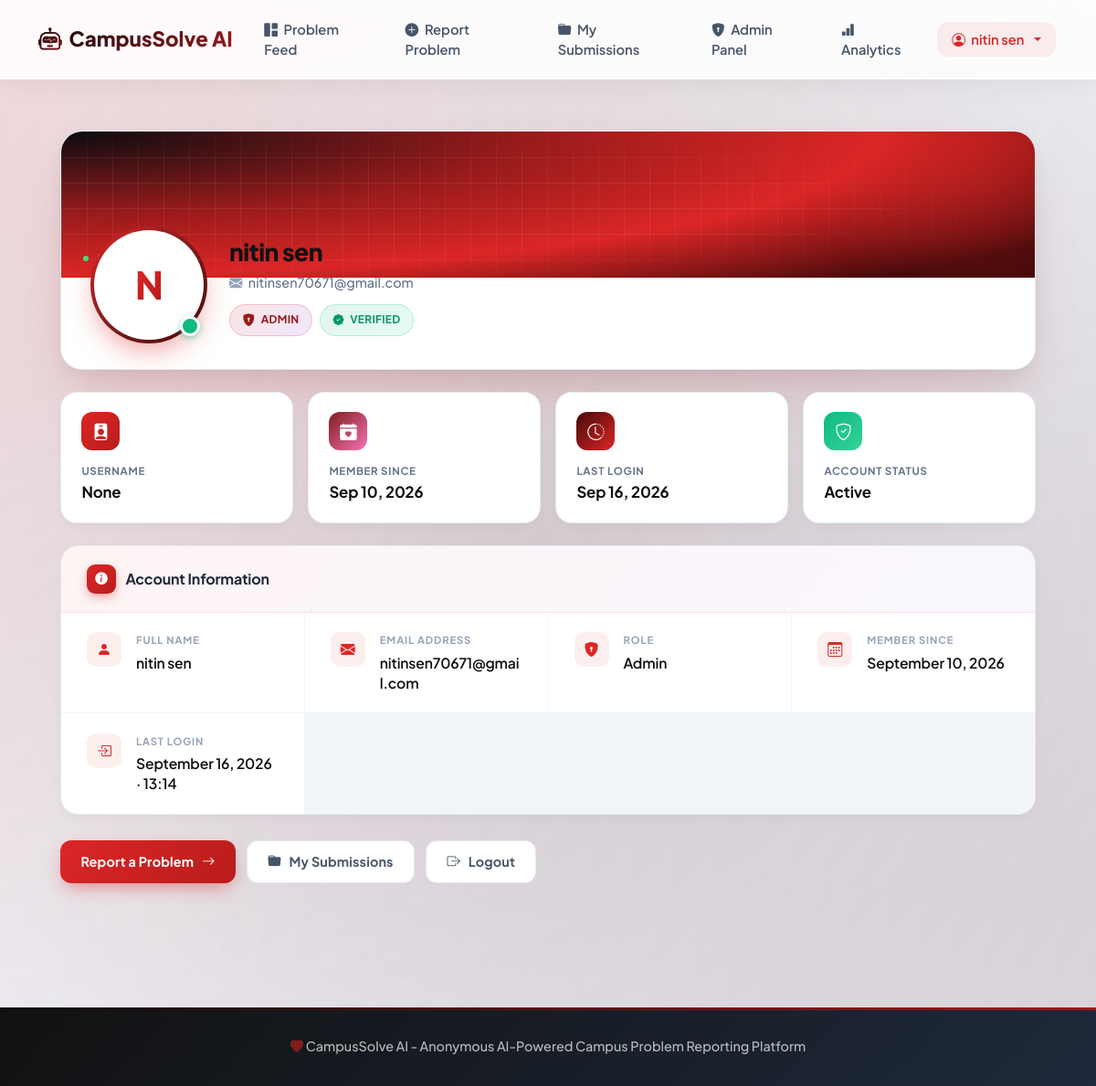
The page /accounts/profile/ (signed in) on the database as committed earlier.
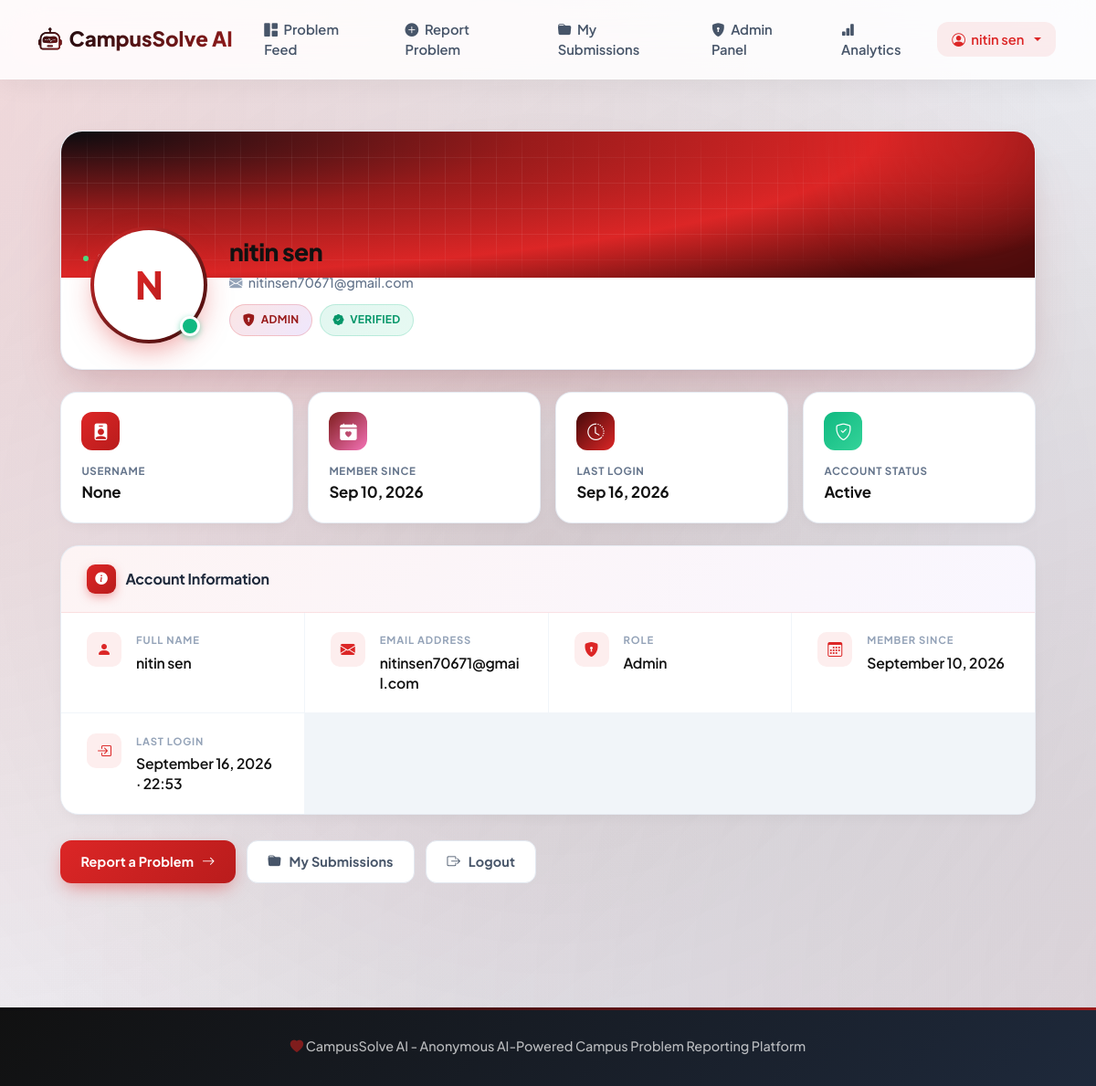
The same page on the database as committed later.
### accounts/models.py (models this page shows, shortened)
class User(AbstractUser):
    ROLE_CHOICES = (
        ('STUDENT', 'Student'),
        ('ADMIN', 'Admin'),
    )
    full_name = models.CharField(max_length=255)
    email = models.EmailField(unique=True)
    username = None
    role = models.CharField(max_length=20, choices=ROLE_CHOICES, default='STUDENT')
    created_at = models.DateTimeField(auto_now_add=True)
    USERNAME_FIELD = 'email'
    REQUIRED_FIELDS = ['full_name']
    objects = UserManager()

### accounts/views.py (the view)
# urls.py: path('profile/', views.profile_view, name='profile'),
@login_required
def profile_view(request):
    return render(request, 'accounts/profile.html')

### templates/accounts/profile.html (shortened to what the changed rows need)
{% extends 'base.html' %}
{% load static %}
{% block content %}
<div class="profile-shell">
    <div class="profile-hero">
        <div class="profile-identity">
            <div class="avatar-wrap">
                <div class="avatar-ring">
                    <div class="avatar-inner">
                        <span class="avatar-initials">
                            {% if user.full_name %}
                                {{ user.full_name|slice:":1"|upper }}
                            {% else %}
                                {{ user.username|slice:":1"|upper }}
                            {% endif %}
                        </span>
                    </div>
                </div>
            </div>
            <div class="identity-text">
                <h1>
                    {% if user.full_name %}{{ user.full_name }}{% else %}{{ user.username }}{% endif %}
                </h1>
                <div class="email-line">
                    <i class="bi bi-envelope-fill"></i>
                    {{ user.email }}
                </div>
                <div class="role-chips">
                    <span class="chip chip-role">
                        <i class="bi bi-{% if user.role == 'ADMIN' %}shield-lock-fill{% elif user.role == 'STAFF' %}person-badge-fill{% else %}person-fill{% endif %}"></i>
                        {{ user.get_role_display|default:user.role }}
                    </span>
                    {% if user.is_active %}
                        <span class="chip chip-verified">
                            <i class="bi bi-patch-check-fill"></i>
                            Verified
                        </span>
                    {% endif %}
                </div>
            </div>
        </div>
    </div>
    <div class="stats-strip">
        <div class="stat-tile">
            <div class="tile-icon indigo">
                <i class="bi bi-person-badge-fill"></i>
            </div>
            <div class="tile-label">Username</div>
            <div class="tile-value">{{ user.username }}</div>
        </div>
        <div class="stat-tile">
            <div class="tile-icon pink">
                <i class="bi bi-calendar-heart-fill"></i>
            </div>
            <div class="tile-label">Member Since</div>
            <div class="tile-value">{{ user.created_at|date:"M d, Y"|default:"—" }}</div>
        </div>
        <div class="stat-tile">
            <div class="tile-icon cyan">
                <i class="bi bi-clock-history"></i>
            </div>
            <div class="tile-label">Last Login</div>
            <div class="tile-value">
                {% if user.last_login %}
                    {{ user.last_login|date:"M d, Y" }}
                {% else %}
                    First visit
                {% endif %}
            </div>
        </div>
    </div>
    <div class="info-card">
        <div class="info-card-head">
            <h2>Account Information</h2>
        </div>
        <div class="info-grid">
            <div class="info-item">
                <div class="ii-body">
                    <div class="ii-label">Full Name</div>
                    <div class="ii-value">
                        {% if user.full_name %}{{ user.full_name }}{% else %}<span class="muted">Not set</span>{% endif %}
                    </div>
                </div>
            </div>
            <div class="info-item">
                <div class="ii-body">
                    <div class="ii-label">Email Address</div>
                    <div class="ii-value">{{ user.email }}</div>
                </div>
            </div>
            <div class="info-item">
                <div class="ii-body">
                    <div class="ii-label">Role</div>
                    <div class="ii-value">{{ user.get_role_display|default:user.role }}</div>
                </div>
            </div>
            <div class="info-item">
                <div class="ii-body">
                    <div class="ii-label">Member Since</div>
                    <div class="ii-value">{{ user.created_at|date:"F d, Y"|default:"—" }}</div>
                </div>
            </div>
            {% if user.last_login %}
            <div class="info-item">
                <span class="ii-icon"><i class="bi bi-box-arrow-in-right"></i></span>
                <div class="ii-body">
                    <div class="ii-label">Last Login</div>
                    <div class="ii-value">{{ user.last_login|date:"F d, Y · H:i" }}</div>
                </div>
            </div>
            {% endif %}
        </div>
    </div>
</div>
{% endblock %}

### templates/base.html (shortened to what this page needs)
{% load static %}
<!DOCTYPE html>
<html lang="en">
<head>
    <link href="https://cdn.jsdelivr.net/npm/bootstrap@5.3.2/dist/css/bootstrap.min.css" rel="stylesheet">
    <link href="https://cdn.jsdelivr.net/npm/bootstrap-icons@1.11.1/font/bootstrap-icons.css" rel="stylesheet">
</head>
<body>
    <nav class="navbar navbar-expand-lg" id="mainNavbar">
        <div class="container">
            <a class="navbar-brand" href="{% url 'problem_feed' %}">
                <i class="bi bi-robot"></i>
                <span>CampusSolve AI</span>
            </a>
            <div class="collapse navbar-collapse" id="navbarNav">
                <ul class="navbar-nav me-auto">
                    <li class="nav-item">
                        <a class="nav-link" href="{% url 'problem_feed' %}">
                            <i class="bi bi-grid-1x2-fill me-1"></i> Problem Feed
                        </a>
                    </li>
                    {% if user.is_authenticated %}
                        <li class="nav-item">
                            <a class="nav-link" href="{% url 'submit_problem' %}">
                                <i class="bi bi-plus-circle-fill me-1"></i> Report Problem
                            </a>
                        </li>
                        <li class="nav-item">
                            <a class="nav-link" href="{% url 'my_submissions' %}">
                                <i class="bi bi-folder-fill me-1"></i> My Submissions
                            </a>
                        </li>
                        {% if user.role == 'ADMIN' %}
                            <li class="nav-item">
                                <a class="nav-link" href="{% url 'admin_dashboard' %}">
                                    <i class="bi bi-shield-lock-fill me-1"></i> Admin Panel
                                </a>
                            </li>
                            <li class="nav-item">
                                <a class="nav-link" href="{% url 'analytics_dashboard' %}">
                                    <i class="bi bi-bar-chart-fill me-1"></i> Analytics
                                </a>
                            </li>
                        {% endif %}
                    {% endif %}
                </ul>
                <ul class="navbar-nav">
                    {% if user.is_authenticated %}
                        <li class="nav-item dropdown">
                            <a class="nav-link dropdown-toggle" href="#" data-bs-toggle="dropdown">
                                <i class="bi bi-person-circle"></i> {{ user.full_name }}
                            </a>
                        </li>
                    {% endif %}
                </ul>
            </div>
        </div>
    </nav>
    <main class="py-4">
        {% block content %}{% endblock %}
    </main>
    <footer>
        <div class="container">
            <div class="text-center footer-text">
                <i class="bi bi-heart-fill"></i> CampusSolve AI - Anonymous AI-Powered Campus Problem Reporting Platform
            </div>
        </div>
    </footer>
</body>
</html>

Rows that differ between the two databases and show on the page:
changed User "nitin sen": last_login "September 16, 2026 · 13:14" → "September 16, 2026 · 22:53"
